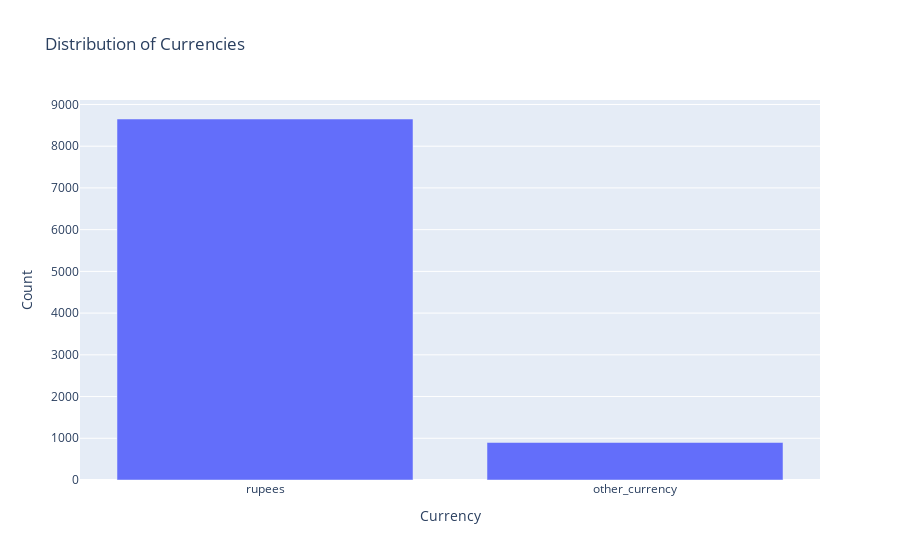

Source (notebook cell):
### Markdown cell above
Currency Analysis:

### Code cell
# Explore the distribution of currencies using a bar chart
currency_counts = merged_data['Currency'].value_counts()
fig_currency_distribution = px.bar(currency_counts, x=currency_counts.index, y=currency_counts.values,
                                   title='Distribution of Currencies',
                                   labels={'index': 'Currency', 'y': 'Count'})
fig_currency_distribution.show()

### Figure 1 — Plotly figure (JSON) as saved in the notebook; plotly's stock layout.template omitted (floating-point values rounded to 4 significant figures)
{"data": [{"alignmentgroup": "True", "hovertemplate": "Currency=%{x}<br>Count=%{y}<extra></extra>", "legendgroup": "", "marker": {"color": "#636efa", "pattern": {"shape": ""}}, "name": "", "offsetgroup": "", "orientation": "v", "showlegend": false, "textposition": "auto", "type": "bar", "x": ["rupees", "other_currency"], "xaxis": "x", "y": [8652, 899], "yaxis": "y"}], "layout": {"barmode": "relative", "legend": {"tracegroupgap": 0}, "title": {"text": "Distribution of Currencies"}, "xaxis": {"anchor": "y", "domain": [0, 1], "title": {"text": "Currency"}}, "yaxis": {"anchor": "x", "domain": [0, 1], "title": {"text": "Count"}}}}
